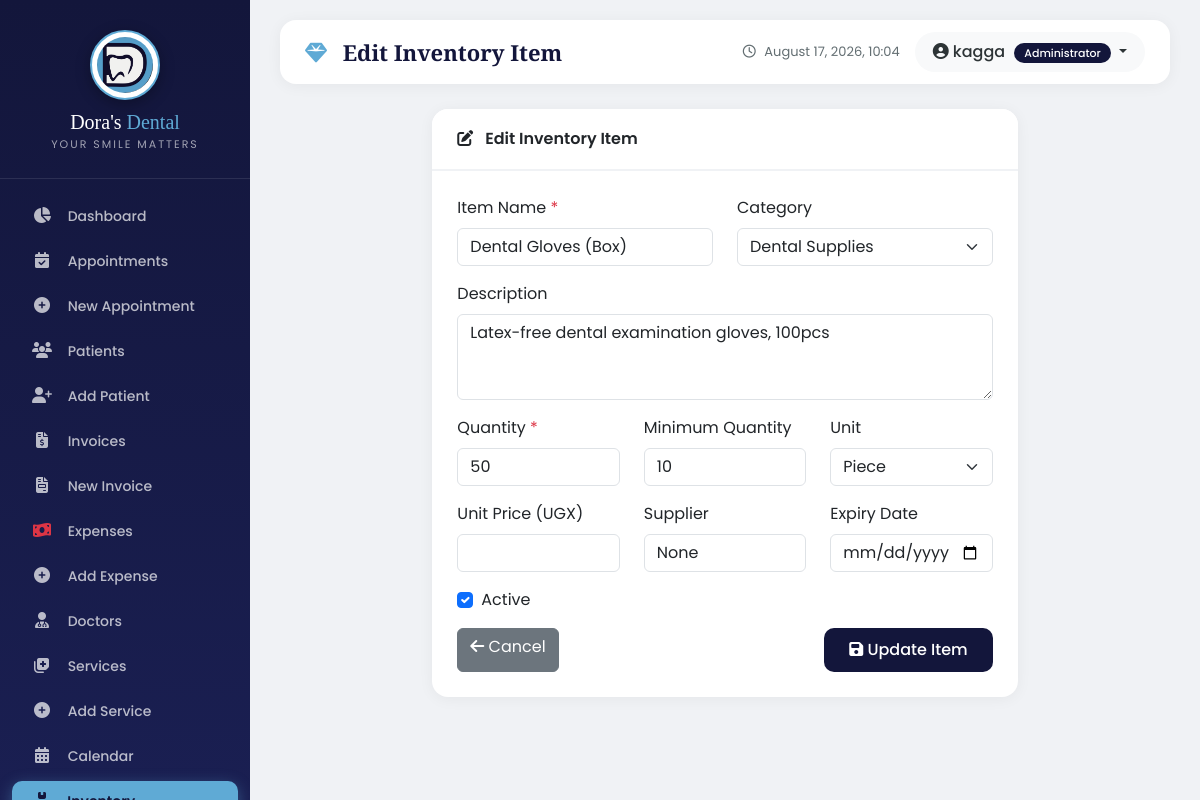
The app's page /inventory/1/edit/ (signed in) with its own data.
### core/models.py (models this page shows, shortened)
class UserProfile(models.Model):
    ROLE_CHOICES = [
        ('admin', 'Administrator'),
        ('doctor', 'Doctor'),
        ('receptionist', 'Receptionist'),
        ('accountant', 'Accountant'),
        ('nurse', 'Nurse'),
        ('assistant', 'Assistant'),
    ]
    user = models.OneToOneField(User, on_delete=models.CASCADE, related_name='profile')
    role = models.CharField(max_length=20, choices=ROLE_CHOICES, default='receptionist')
    phone = models.CharField(max_length=20, blank=True, null=True)
    address = models.TextField(blank=True, null=True)
    profile_picture = models.ImageField(upload_to='profile_pics/', blank=True, null=True)
    is_active = models.BooleanField(default=True)
    created_at = models.DateTimeField(auto_now_add=True)
    updated_at = models.DateTimeField(auto_now=True)
    doctor = models.OneToOneField('appointments.Doctor', on_delete=models.SET_NULL, null=True, blank=True, related_name='user_profile')
    phone_verified = models.BooleanField(default=False)
    otp_code = models.CharField(max_length=6, blank=True, null=True)
    otp_created_at = models.DateTimeField(blank=True, null=True)
    otp_attempts = models.IntegerField(default=0)  # Fixed: added default=0
    last_otp_sent = models.DateTimeField(blank=True, null=True)
    class Meta:
        ordering = ['user__username']

### inventory/models.py (models this page shows, shortened)
class InventoryItem(models.Model):
    UNIT_CHOICES = [
        ('piece', 'Piece'),
        ('box', 'Box'),
        ('pack', 'Pack'),
        ('carton', 'Carton'),
        ('set', 'Set'),
        ('pair', 'Pair'),
        ('roll', 'Roll'),
        ('bottle', 'Bottle'),
        ('tube', 'Tube'),
        ('vial', 'Vial'),
        ('syringe', 'Syringe'),
        ('kg', 'Kilogram'),
        ('g', 'Gram'),
        ('ml', 'Milliliter'),
        ('l', 'Liter'),
        ('meter', 'Meter'),
        ('cm', 'Centimeter'),
        ('sheet', 'Sheet'),
        ('tablet', 'Tablet'),
        ('capsule', 'Capsule'),
        ('other', 'Other'),
    ]
    STATUS_CHOICES = [
        ('available', 'Available'),
        ('low_stock', 'Low Stock'),
        ('out_of_stock', 'Out of Stock'),
        ('discontinued', 'Discontinued'),
    ]
    name = models.CharField(max_length=200)
    description = models.TextField(blank=True, null=True)
    category = models.ForeignKey(InventoryCategory, on_delete=models.SET_NULL, null=True, blank=True, related_name='items')
    quantity = models.PositiveIntegerField(default=0)
    unit = models.CharField(max_length=20, choices=UNIT_CHOICES, default='piece')
    min_quantity = models.PositiveIntegerField(default=5, help_text="Minimum quantity before low stock alert")
    max_quantity = models.PositiveIntegerField(null=True, blank=True, help_text="Maximum quantity to keep in stock")
    unit_cost = models.DecimalField(max_digits=10, decimal_places=2, default=0.00, help_text="Cost per unit")
    selling_price = models.DecimalField(max_digits=10, decimal_places=2, default=0.00, help_text="Selling price per unit")
    status = models.CharField(max_length=20, choices=STATUS_CHOICES, default='available')
    is_active = models.BooleanField(default=True)
    supplier = models.CharField(max_length=200, blank=True, null=True)
    supplier_contact = models.CharField(max_length=100, blank=True, null=True)
    barcode = models.CharField(max_length=100, blank=True, null=True, unique=True)
    location = models.CharField(max_length=100, blank=True, null=True, help_text="Storage location")
    notes = models.TextField(blank=True, null=True)
    created_at = models.DateTimeField(auto_now_add=True)
    updated_at = models.DateTimeField(auto_now=True)
    last_restocked = models.DateTimeField(null=True, blank=True)
    class Meta:
        ordering = ['name']
        indexes = [
            models.Index(fields=['name']),
            models.Index(fields=['category']),
            models.Index(fields=['status']),
        ]

class InventoryCategory(models.Model):
    name = models.CharField(max_length=100)
    description = models.TextField(blank=True, null=True)
    created_at = models.DateTimeField(auto_now_add=True)
    class Meta:
        verbose_name_plural = "Inventory Categories"
        ordering = ['name']

### inventory/views.py (the view, shortened to what this page needs)
# urls.py: path('<int:pk>/edit/', views.inventory_edit, name='edit'),
@login_required
def inventory_edit(request, pk):
    item = get_object_or_404(InventoryItem, pk=pk)
    categories = InventoryCategory.objects.all()
    context = {
        'item': item,
        'categories': categories,
        'unit_choices': InventoryItem.UNIT_CHOICES,
    }
    return render(request, 'inventory/edit.html', context)

### templates/inventory/edit.html (shortened to what this page needs)
{% extends 'base.html' %}
{% load static %}
{% load crispy_forms_tags %}
{% block page_title %}Edit Inventory Item{% endblock %}
{% block content %}
<div class="row justify-content-center">
    <div class="col-md-8">
        <div class="card">
            <div class="card-header">
                <i class="fas fa-edit me-2"></i> Edit Inventory Item
            </div>
            <div class="card-body">
                <form method="post" enctype="multipart/form-data">
                    <div class="row">
                        <div class="col-md-6 mb-3">
                            <label for="name" class="form-label">Item Name <span class="text-danger">*</span></label>
                            <input type="text" class="form-control" id="name" name="name"
                                   value="{{ item.name }}" required>
                        </div>
                        <div class="col-md-6 mb-3">
                            <label for="category" class="form-label">Category</label>
                            <select class="form-select" id="category" name="category">
                                {% for category in categories %}
                                    <option value="{{ category.id }}" {% if category.id == item.category.id %}selected{% endif %}>
                                        {{ category.name }}
                                    </option>
                                {% endfor %}
                            </select>
                        </div>
                    </div>
                    <div class="mb-3">
                        <label for="description" class="form-label">Description</label>
                        <textarea class="form-control" id="description" name="description" rows="3">{{ item.description }}</textarea>
                    </div>
                    <div class="row">
                        <div class="col-md-4 mb-3">
                            <label for="quantity" class="form-label">Quantity <span class="text-danger">*</span></label>
                            <input type="number" class="form-control" id="quantity" name="quantity"
                                   value="{{ item.quantity }}" min="0" required>
                        </div>
                        <div class="col-md-4 mb-3">
                            <label for="min_quantity" class="form-label">Minimum Quantity</label>
                            <input type="number" class="form-control" id="min_quantity" name="min_quantity"
                                   value="{{ item.min_quantity }}" min="0">
                        </div>
                        <div class="col-md-4 mb-3">
                            <label for="unit" class="form-label">Unit</label>
                            <select class="form-select" id="unit" name="unit">
                                <option value="piece" {% if item.unit == 'piece' %}selected{% endif %}>Piece</option>
                            </select>
                        </div>
                    </div>
                    <div class="row">
                        <div class="col-md-4 mb-3">
                            <label for="unit_price" class="form-label">Unit Price (UGX)</label>
                            <input type="number" class="form-control" id="unit_price" name="unit_price"
                                   value="{{ item.unit_price }}" step="0.01" min="0">
                        </div>
                        <div class="col-md-4 mb-3">
                            <label for="supplier" class="form-label">Supplier</label>
                            <input type="text" class="form-control" id="supplier" name="supplier"
                                   value="{{ item.supplier }}">
                        </div>
                        <div class="col-md-4 mb-3">
                            <label for="expiry_date" class="form-label">Expiry Date</label>
                            <input type="date" class="form-control" id="expiry_date" name="expiry_date"
                                   value="{{ item.expiry_date|date:'Y-m-d' }}">
                        </div>
                    </div>
                    <div class="mb-3 form-check">
                        <input type="checkbox" class="form-check-input" id="is_active" name="is_active"
                               {% if item.is_active %}checked{% endif %}>
                        <label class="form-check-label" for="is_active">Active</label>
                    </div>
                    <div class="d-flex justify-content-between">
                        <a href="{% url 'inventory:list' %}" class="btn btn-secondary">
                            <i class="fas fa-arrow-left"></i> Cancel
                        </a>
                        <button type="submit" class="btn btn-primary">
                            <i class="fas fa-save"></i> Update Item
                        </button>
                    </div>
                </form>
            </div>
        </div>
    </div>
</div>
{% endblock %}

### templates/base.html (shortened to what this page needs)
<!DOCTYPE html>
<html lang="en">
<head>
    <link href="https://cdn.jsdelivr.net/npm/bootstrap@5.3.0/dist/css/bootstrap.min.css" rel="stylesheet">
    <link rel="stylesheet" href="https://cdnjs.cloudflare.com/ajax/libs/font-awesome/6.4.0/css/all.min.css">
    {% load static %}
</head>
<body>
    {% if user.is_authenticated %}
        <div class="sidebar">
            <div class="brand">
                <div class="logo-wrapper">
                    <img src="{% static 'images/dental_logo.png' %}" alt="Dora's Dental Logo">
                </div>
                <h3>Dora's <span>Dental</span></h3>
                <div class="tagline">Your Smile Matters</div>
            </div>
            <nav class="nav flex-column">
                <a class="nav-link "
                   href="
                   {% if user.profile.role == 'admin' %}
                       {% url 'core:admin_dashboard' %}
                   {% elif user.profile.role == 'doctor' %}
                       {% url 'core:doctor_dashboard' %}
                   {% elif user.profile.role == 'receptionist' %}
                       {% url 'core:receptionist_dashboard' %}
                   {% elif user.profile.role == 'accountant' %}
                       {% url 'core:accountant_dashboard' %}
                   {% else %}
                       {% url 'core:dashboard' %}
                   {% endif %}
                ">
                    <i class="fas fa-chart-pie"></i> <span>Dashboard</span>
                </a>
                <a class="nav-link {% if 'appointments' in request.path and 'add' not in request.path %}active{% endif %}" href="{% url 'appointments:list' %}">
                    <i class="fas fa-calendar-check"></i> <span>Appointments</span>
                </a>
                <a class="nav-link" href="{% url 'appointments:add' %}">
                    <i class="fas fa-plus-circle"></i> <span>New Appointment</span>
                </a>
                <a class="nav-link {% if 'patients' in request.path %}active{% endif %}" href="{% url 'patients:list' %}">
                    <i class="fas fa-users"></i> <span>Patients</span>
                </a>
                <a class="nav-link" href="{% url 'patients:add' %}">
                    <i class="fas fa-user-plus"></i> <span>Add Patient</span>
                </a>
                {% if user.profile.role == 'admin' or user.profile.role == 'accountant' %}
                    <a class="nav-link {% if 'billing' in request.path and 'expense' not in request.path and 'balance' not in request.path %}active{% endif %}" href="{% url 'billing:list' %}">
                        <i class="fas fa-file-invoice-dollar"></i> <span>Invoices</span>
                    </a>
                    <a class="nav-link" href="{% url 'billing:add' %}">
                        <i class="fas fa-file-invoice"></i> <span>New Invoice</span>
                    </a>
                    <a class="nav-link {% if 'expense' in request.path and 'add' not in request.path %}active{% endif %}" href="{% url 'billing:expense_list' %}">
                        <i class="fas fa-money-bill-wave text-danger"></i> <span>Expenses</span>
                    </a>
                    <a class="nav-link" href="{% url 'billing:expense_add' %}">
                        <i class="fas fa-plus-circle"></i> <span>Add Expense</span>
                    </a>
                {% endif %}
                <a class="nav-link" href="{% url 'appointments:doctors' %}">
                    <i class="fas fa-user-md"></i> <span>Doctors</span>
                </a>
                <a class="nav-link {% if 'services' in request.path and 'add' not in request.path %}active{% endif %}" href="{% url 'appointments:services' %}">
                    <i class="fas fa-notes-medical"></i> <span>Services</span>
                </a>
                <a class="nav-link" href="{% url 'appointments:service_add' %}">
                    <i class="fas fa-plus-circle"></i> <span>Add Service</span>
                </a>
                <a class="nav-link" href="{% url 'appointments:calendar' %}">
                    <i class="fas fa-calendar-alt"></i> <span>Calendar</span>
                </a>
                {% if user.profile.role == 'admin' or user.profile.role == 'accountant' %}
                    <a class="nav-link {% if 'inventory' in request.path and 'low-stock' not in request.path %}active{% endif %}" href="{% url 'inventory:list' %}">
                        <i class="fas fa-boxes"></i> <span>Inventory</span>
                    </a>
                {% endif %}
            </nav>
        </div>
        <div class="main-content">
            <div class="top-navbar">
                <div class="page-title">
                    <i class="fas fa-gem"></i> {% block page_title %}Dashboard{% endblock %}
                </div>
                <div class="user-info">
                    <div class="clock">
                        <i class="far fa-clock"></i> {% now "F j, Y, H:i" %}
                    </div>
                    <div class="user-dropdown dropdown">
                        <button class="btn dropdown-toggle" type="button" data-bs-toggle="dropdown">
                            <i class="fas fa-user-circle"></i> {{ user.get_full_name|default:user.username }}
                            <span class="role-badge">{{ user.profile.get_role_display }}</span>
                        </button>
                    </div>
                </div>
            </div>
            {% block content %}{% endblock %}
        </div>
    {% else %}
        <script>
            window.location.href = "{% url 'core:login' %}";
        </script>
    {% endif %}
</body>
</html>

### records on screen
InventoryItem: name "Dental Gloves (Box)", category "Dental Supplies", description "Latex-free dental examination gloves, 100pcs", quantity "50", min_quantity "10", supplier "None", is_active "☑"

### other values on screen
{{ user.get_full_name|default:user.username }} "kagga"
{{ user.profile.get_role_display }} "Administrator"
